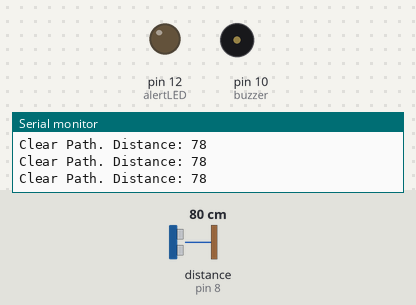
The sketch below on a simulated Arduino Uno, built with avr-gcc and run on an emulated ATmega328P. On the bench: output pins drawn as LEDs (lit = HIGH), buzzer (waves = sounding), the last lines printed to the serial monitor. Wiring (inferred from the names in the program): ultrasonic range finder: trigger pin 9; echo pin 8. The test bench sets the inputs (shaded band); at power-on: distance to the obstacle (sensor on pin 8) 80 cm. The echo pulse lasts 58.3 µs per cm; pins used as bus, display or sensor lines are not drawn.

Above: at 1.2 s.
1.3 s: distance to the obstacle (sensor on pin 8) set to 33 cm
2.8 s: distance to the obstacle (sensor on pin 8) set to 27 cm
At 4.0 s:
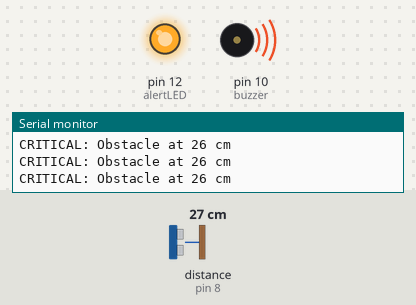
4.3 s: distance to the obstacle (sensor on pin 8) set to 35 cm
At 5.4 s:
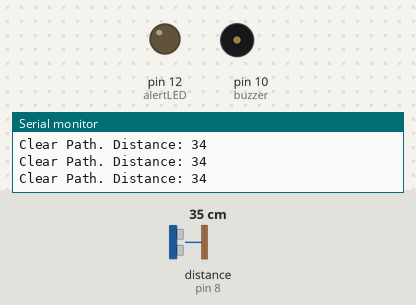
5.8 s: distance to the obstacle (sensor on pin 8) set to 2 cm
At 6.9 s:
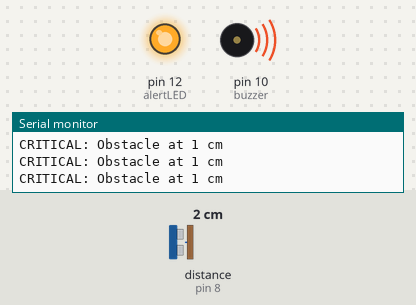
Timing chart, 0 to 8.3 s (numbered marks = the images above; inputs shaded):
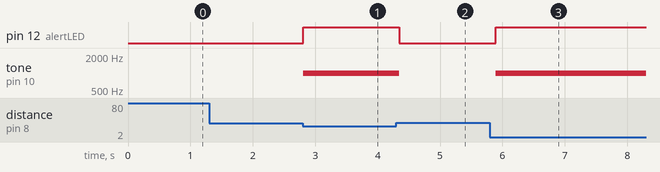

The sketch:

collision_avoidance_logic1.ino
```cpp
// UAV Collision Avoidance Prototype
const int trigPin = 9;   // Pin that sends the sound burst
const int echoPin = 8;   // Pin that listens for the echo
const int alertLED = 12; // Visual warning
const int buzzer = 10;   // Audio alarm

void setup() {
  pinMode(trigPin, OUTPUT);
  pinMode(echoPin, INPUT);
  pinMode(alertLED, OUTPUT);
  pinMode(buzzer, OUTPUT);
  Serial.begin(9600); // Opens the monitor so you can see data
}

void loop() {
  // 1. Send out a 10-microsecond pulse
  digitalWrite(trigPin, LOW);
  delayMicroseconds(2);
  digitalWrite(trigPin, HIGH);
  delayMicroseconds(10);
  digitalWrite(trigPin, LOW);

  // 2. Measure the time it takes for the echo to return
  long duration = pulseIn(echoPin, HIGH);

  // 3. Calculate distance in cm (Speed of sound is 0.034 cm/us)
  int distance = duration * 0.034 / 2;

  // 4. Decision Logic
  if (distance > 0 && distance < 30) { // Object closer than 30cm
    digitalWrite(alertLED, HIGH);
    tone(buzzer, 1000); // Sound alarm
    Serial.print("CRITICAL: Obstacle at ");
    Serial.print(distance);
    Serial.println(" cm");
  } else {
    digitalWrite(alertLED, LOW);
    noTone(buzzer);
    Serial.print("Clear Path. Distance: ");
    Serial.println(distance);
  }
  delay(100); // Wait 0.1 seconds before next check
}
```

Measured:
- the behaviour switches between 31 and 30 cm on distance to the obstacle (sensor on pin 8) (found by bisection; images 0 and 1)
- after the input at 2.8 s, pin 12 (alertLED): LOW → HIGH at once; tone on pin 10 (buzzer): silent → 1000 Hz at once
- after the input at 4.3 s, pin 12 (alertLED): HIGH → LOW after 0.05 s; tone on pin 10 (buzzer): 1000 Hz → silent after 0.05 s
- after the input at 5.8 s, pin 12 (alertLED): LOW → HIGH after 0.09 s; tone on pin 10 (buzzer): silent → 1000 Hz after 0.09 s
